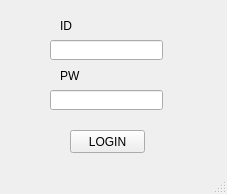
<?xml version="1.0" encoding="UTF-8"?>
<ui version="4.0">
 <class>MainWindow</class>
 <widget class="QMainWindow" name="MainWindow">
  <property name="geometry">
   <rect>
    <x>0</x>
    <y>0</y>
    <width>227</width>
    <height>194</height>
   </rect>
  </property>
  <property name="windowTitle">
   <string>MainWindow</string>
  </property>
  <widget class="QWidget" name="centralwidget">
   <widget class="QLabel" name="id">
    <property name="geometry">
     <rect>
      <x>60</x>
      <y>20</y>
      <width>56</width>
      <height>12</height>
     </rect>
    </property>
    <property name="text">
     <string>ID</string>
    </property>
   </widget>
   <widget class="QLabel" name="pw">
    <property name="geometry">
     <rect>
      <x>60</x>
      <y>70</y>
      <width>56</width>
      <height>12</height>
     </rect>
    </property>
    <property name="text">
     <string>PW</string>
    </property>
   </widget>
   <widget class="QLineEdit" name="editId">
    <property name="geometry">
     <rect>
      <x>50</x>
      <y>40</y>
      <width>113</width>
      <height>20</height>
     </rect>
    </property>
   </widget>
   <widget class="QLineEdit" name="editPw">
    <property name="geometry">
     <rect>
      <x>50</x>
      <y>90</y>
      <width>113</width>
      <height>20</height>
     </rect>
    </property>
   </widget>
   <widget class="QPushButton" name="loginBtn">
    <property name="geometry">
     <rect>
      <x>70</x>
      <y>130</y>
      <width>75</width>
      <height>23</height>
     </rect>
    </property>
    <property name="text">
     <string>LOGIN</string>
    </property>
   </widget>
  </widget>
  <widget class="QMenuBar" name="menubar">
   <property name="geometry">
    <rect>
     <x>0</x>
     <y>0</y>
     <width>227</width>
     <height>21</height>
    </rect>
   </property>
  </widget>
  <widget class="QStatusBar" name="statusbar"/>
 </widget>
 <resources/>
 <connections/>
</ui>
